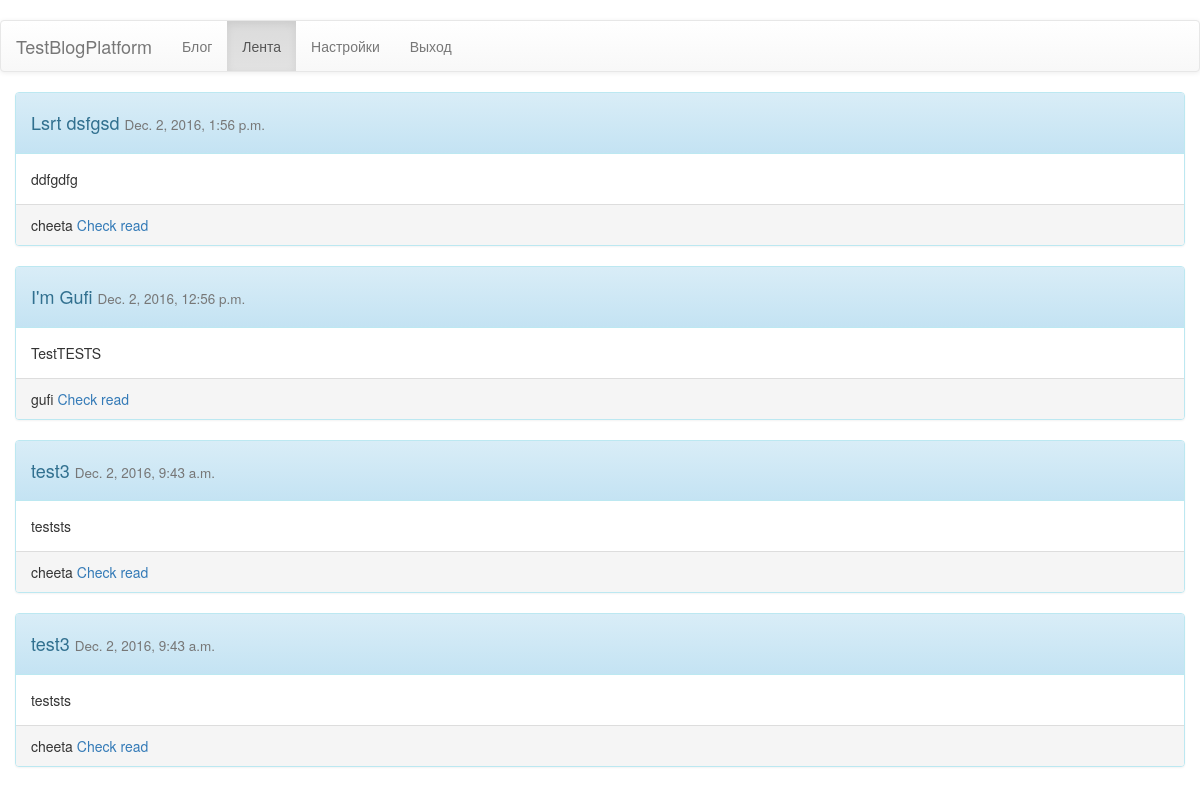
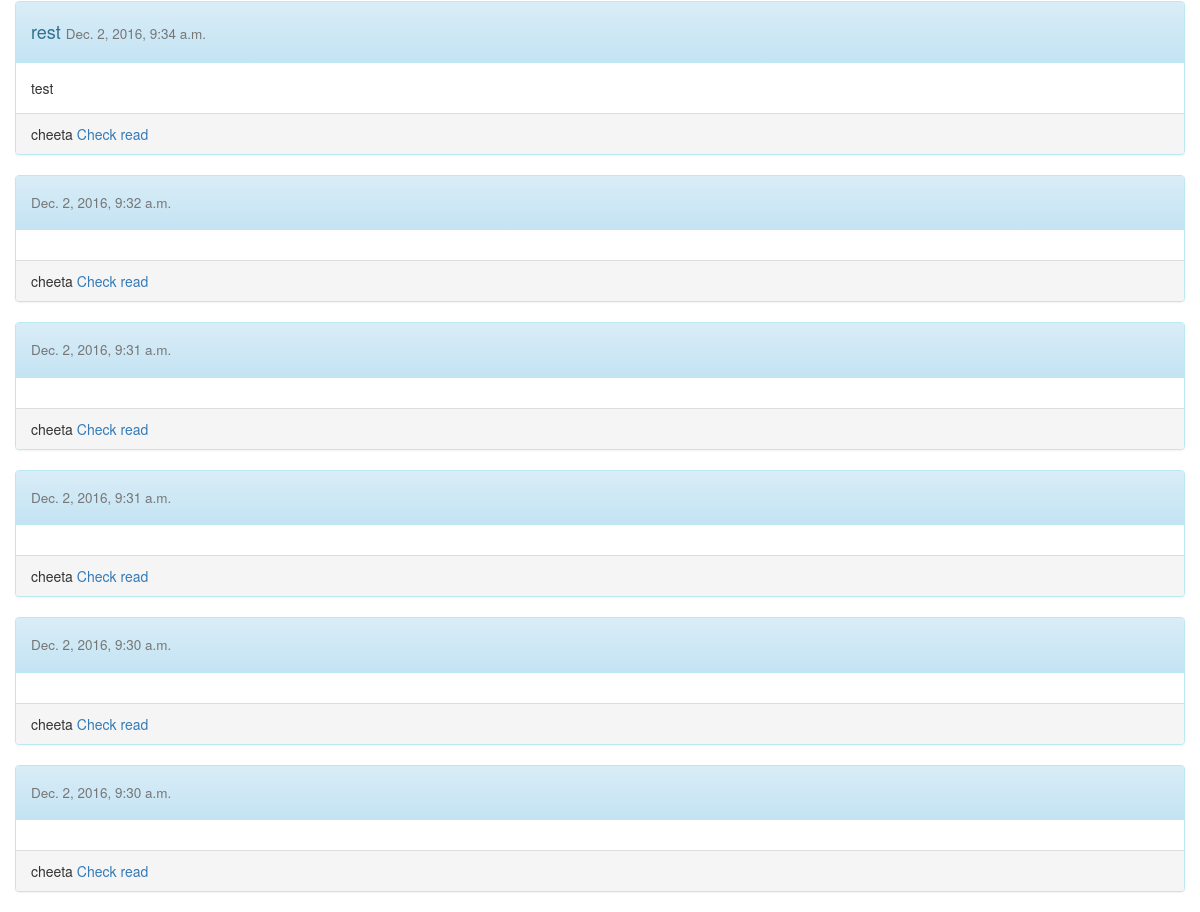
The app's page /feed/ (signed in), older data (2 pictures, top to bottom).
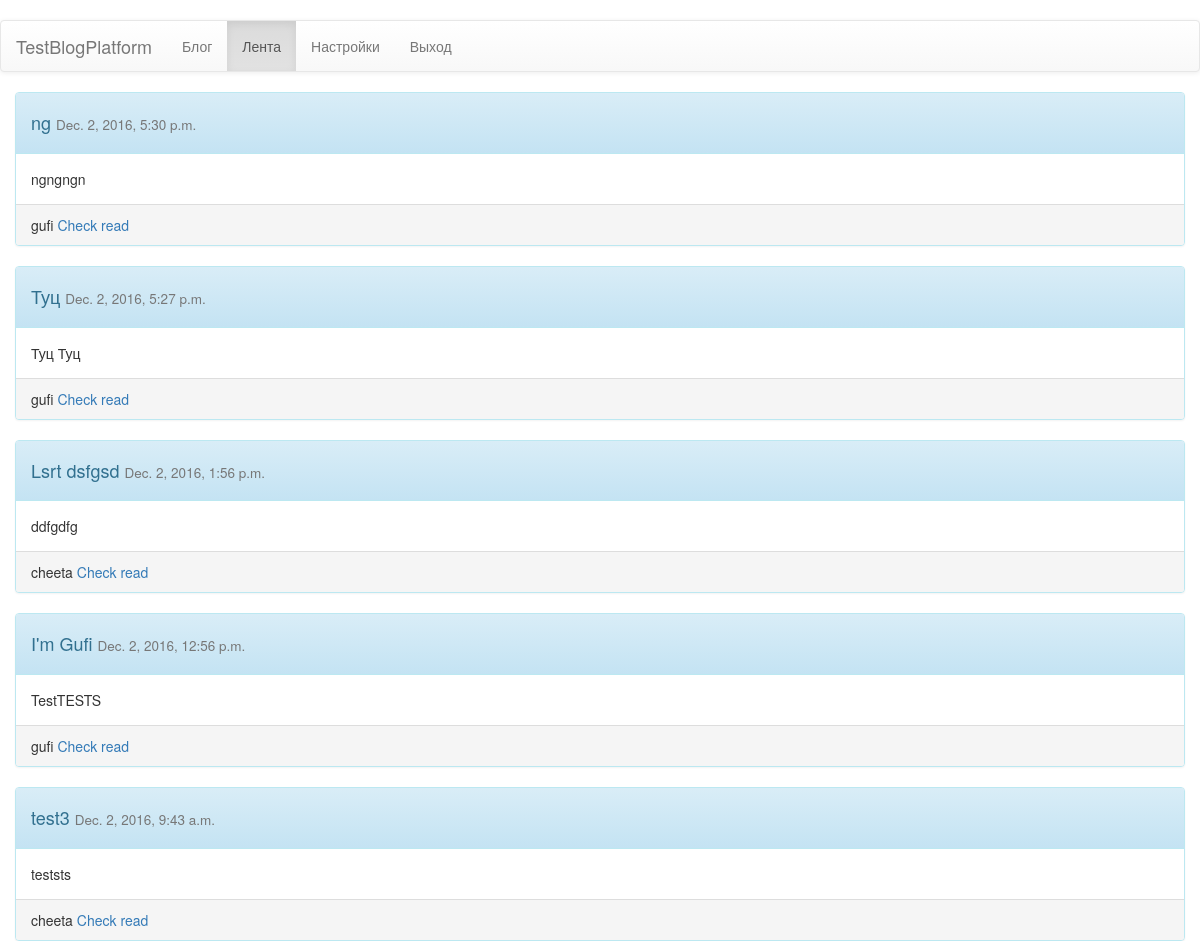
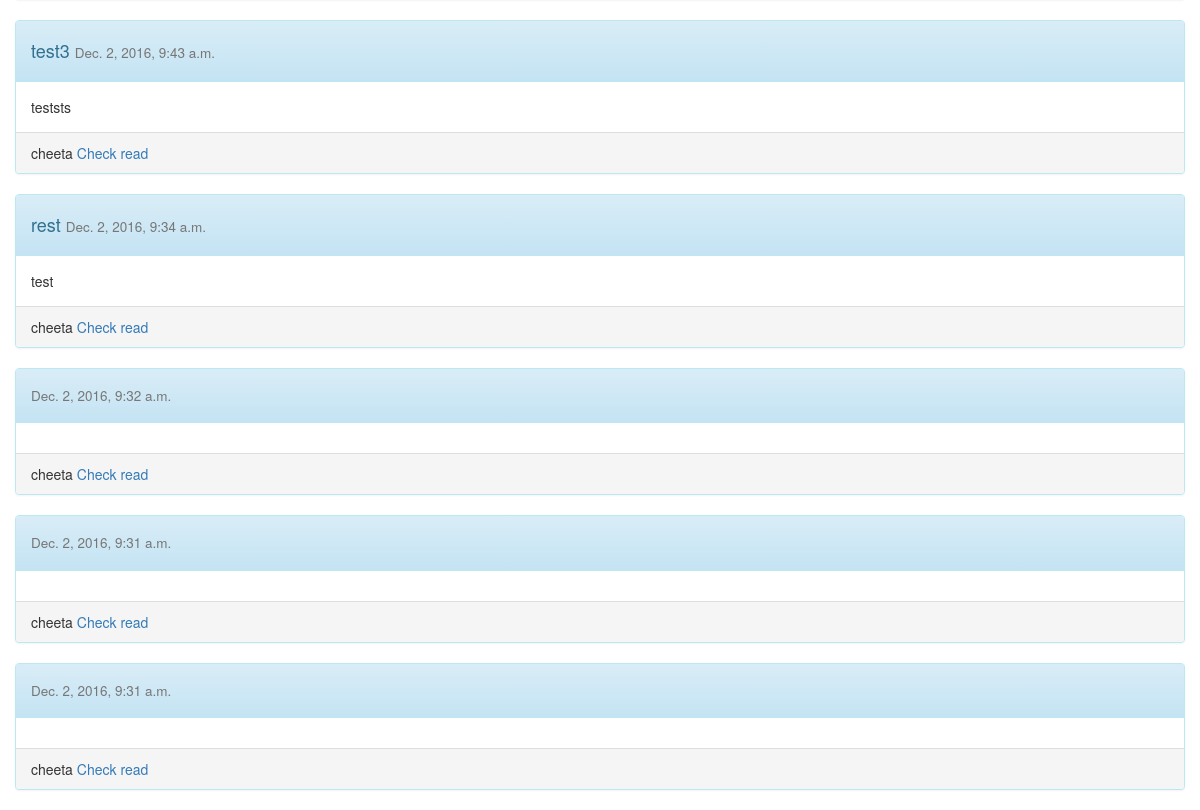
The same page, newer data (2 pictures, top to bottom).
### testblogapp/models.py (models this page shows)
class Post(models.Model):
    title = models.CharField(max_length=50)
    text = models.TextField()
    author = models.ForeignKey(User)
    append_time = models.DateTimeField(auto_now=True, editable=False)

### testblogapp/views.py (the view)
# urls.py: url(r'^feed/$', views.feed),
@login_required(login_url="./../login")
def feed(request):
    subscribes = [val[0] for val in list(Subscribe.objects.filter(user__exact=request.user).values_list("blog"))]
    read = [val[0] for val in list(Viewed.objects.filter(user__exact=request.user).values_list("post"))]
    posts = Post.objects.order_by("-append_time").filter(author__id__in=subscribes).exclude(id__in=read)[:10]
    return render(request, "testblogapp/feed.html", {"posts":posts})

### templates/testblogapp/feed.html (shortened to what this page needs)
﻿{% extends "testblogapp/template.html" %}
{%block urls %}
    <li><a href="./../blog">Блог</a></li>
    <li class="active"><a href="./../feed">Лента</a></li>
    <li><a href="./../settings">Настройки</a></li>
{% endblock %}
{% block content %}
<div class="container">
    {% for post in posts %}
        <div class="row">
            <div class="panel panel-default panel-info">
                <div class="panel-heading"><h4>{{post.title}} <small>{{post.append_time}}</small></h4></div>
                <div class="panel-body">
                    {{post.text}}
                </div>
                <div class="panel-footer">
                    {{post.author}}
                    <a href="./../setread?id={{post.id}}">Check read</a>
                </div>
            </div>
        </div>
    {% endfor %}
</div>
{% endblock %}

### templates/testblogapp/template.html (shortened to what this page needs)
<!doctype html>
<html lang="ru">
{% block head %}
    <head>
        <link rel="stylesheet" href="https://maxcdn.bootstrapcdn.com/bootstrap/3.3.7/css/bootstrap.min.css">
        <link rel="stylesheet" href="https://maxcdn.bootstrapcdn.com/bootstrap/3.3.7/css/bootstrap-theme.min.css">
</head>
{% endblock %}
<body>
{% block page %}
    <div class="conatiner-fluid">
	{% block navbar %}
        <nav class="navbar navbar-default">
                    <div class="navbar-header">
                        <a class="navbar-brand" href="./../"><p class="text-header">TestBlogPlatform</p></a>
                    </div>
                    <ul class="nav navbar-nav">
                        {% block urls %}{% endblock %}
                        <li><a href="./../logout">Выход</a></li>
                    </ul>
                </nav>
        </div>
	{% endblock %}
    {% block content %}{% endblock %}
{% endblock %}
</body>
</html>

### templates/testblogapp/template.html (style rules this page uses)
article, aside, details, figcaption, figure, footer,header, hgroup, menu, nav, section { display: block; }

Row changes from the older to the newer data that the page shows:
no longer on this page (row unchanged): Post: append_time "Dec. 2, 2016, 9:30 a.m.", author "cheeta"
no longer on this page (row unchanged): Post: append_time "Dec. 2, 2016, 9:30 a.m.", author "cheeta"
added Post: title "ng", append_time "Dec. 2, 2016, 5:30 p.m.", text "ngngngn", author "gufi"
added Post: title "Туц", append_time "Dec. 2, 2016, 5:27 p.m.", text "Туц Туц", author "gufi"
